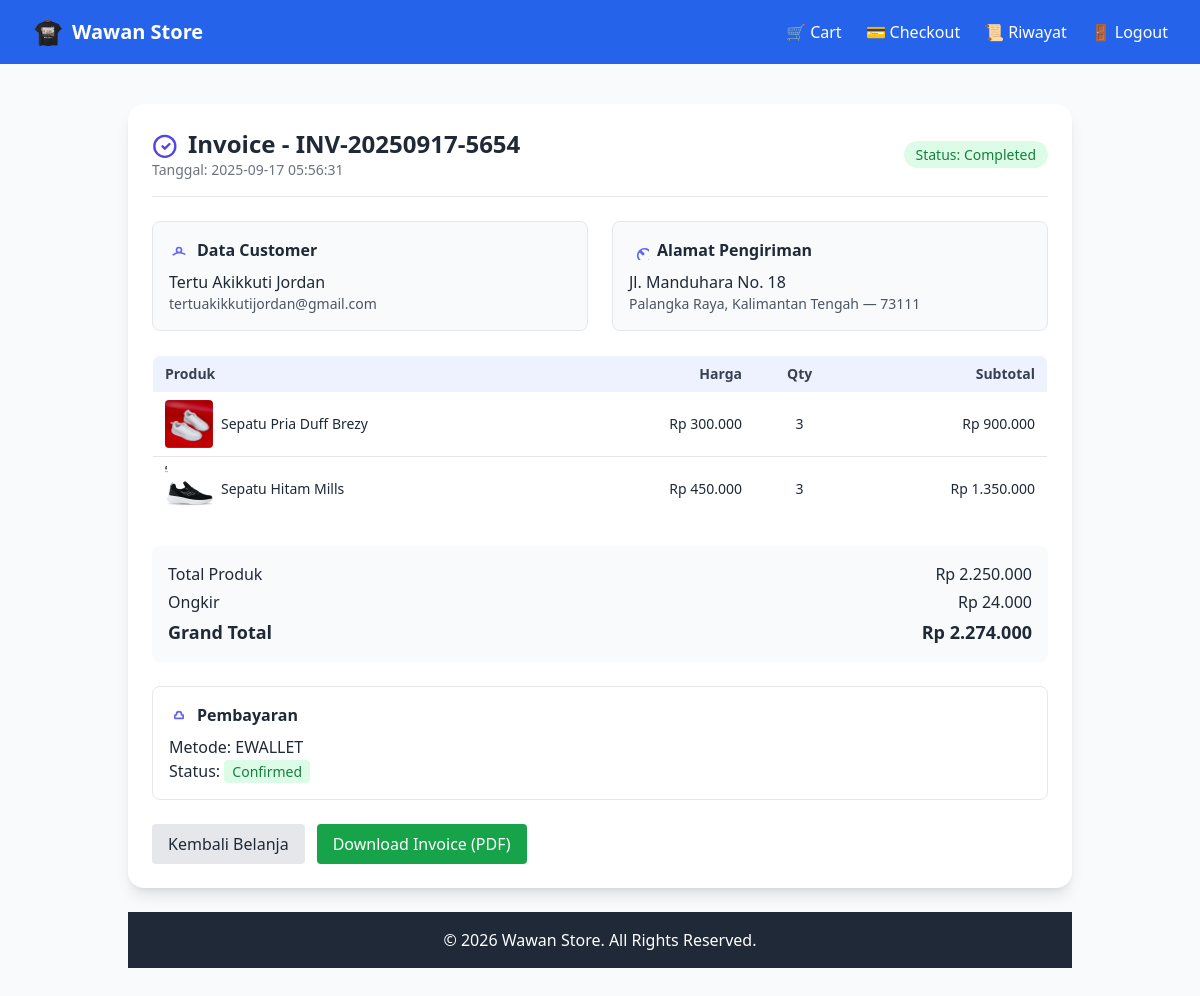
Page /customer/invoice.php?order_id=9 (signed in) on the committed database.
### tables this page shows
CREATE TABLE `orders` (
  `id` int(11) NOT NULL,
  `order_number` varchar(20) DEFAULT NULL,
  `user_id` int(11) NOT NULL,
  `address_id` int(11) NOT NULL,
  `total_amount` decimal(12,2) NOT NULL,
  `status` enum('pending','paid','shipped','completed','cancelled') DEFAULT 'pending',
  `created_at` timestamp NOT NULL DEFAULT current_timestamp()
);

CREATE TABLE `users` (
  `id` int(11) NOT NULL,
  `name` varchar(100) NOT NULL,
  `email` varchar(100) NOT NULL,
  `password` varchar(255) NOT NULL,
  `phone` varchar(20) DEFAULT NULL,
  `role` enum('admin','customer') DEFAULT 'customer',
  `created_at` timestamp NOT NULL DEFAULT current_timestamp()
);

CREATE TABLE `addresses` (
  `id` int(11) NOT NULL,
  `user_id` int(11) NOT NULL,
  `province_id` int(11) NOT NULL,
  `regency_id` int(11) NOT NULL,
  `detail` text DEFAULT NULL,
  `postal_code` varchar(10) DEFAULT NULL
);

CREATE TABLE `regencies` (
  `id` int(11) NOT NULL,
  `province_id` int(11) NOT NULL,
  `name` varchar(100) NOT NULL,
  `postal_code` varchar(10) DEFAULT NULL
);

CREATE TABLE `provinces` (
  `id` int(11) NOT NULL,
  `name` varchar(100) NOT NULL
);

CREATE TABLE `order_items` (
  `id` int(11) NOT NULL,
  `order_id` int(11) NOT NULL,
  `product_id` int(11) NOT NULL,
  `quantity` int(11) NOT NULL,
  `price` decimal(12,2) NOT NULL
);

CREATE TABLE `products` (
  `id` int(11) NOT NULL,
  `category_id` int(11) NOT NULL,
  `name` varchar(150) NOT NULL,
  `description` text DEFAULT NULL,
  `price` decimal(12,2) NOT NULL,
  `stock` int(11) DEFAULT 0,
  `image` varchar(255) DEFAULT NULL
);

CREATE TABLE `payments` (
  `id` int(11) NOT NULL,
  `order_id` int(11) NOT NULL,
  `method` enum('transfer','cod','ewallet') NOT NULL,
  `amount` decimal(12,2) NOT NULL,
  `status` enum('pending','confirmed','failed') DEFAULT 'pending',
  `paid_at` timestamp NULL DEFAULT NULL,
  `proof` varchar(255) DEFAULT NULL,
  `notes` text DEFAULT NULL,
  `created_at` timestamp NOT NULL DEFAULT current_timestamp()
);

### includes/functions.php (called while the page is built, shortened)
<?php
function e($string) {
    return htmlspecialchars($string, ENT_QUOTES, 'UTF-8');
}
function rupiah($angka) {
    return "Rp " . number_format($angka, 0, ',', '.');
}

### customer/invoice.php (the view, shortened to what this page needs)
<?php
include "../config/database.php";
include "../includes/functions.php";
include "../includes/header.php";
$order_id = isset($_GET['order_id']) ? (int)$_GET['order_id'] : 0;
$stmt = $conn->prepare("
  SELECT o.*, u.name AS user_name, u.email AS user_email,
         a.detail AS address_detail, a.postal_code,
         p.name AS province_name, r.name AS regency_name
  FROM orders o
  JOIN users u ON u.id = o.user_id
  JOIN addresses a ON a.id = o.address_id
  JOIN regencies r ON r.id = a.regency_id
  JOIN provinces p ON p.id = a.province_id
  WHERE o.id = ? LIMIT 1
");
$stmt->bind_param("i", $order_id);
$stmt->execute();
$order = $stmt->get_result()->fetch_assoc();
$itStmt = $conn->prepare("
  SELECT oi.*, pr.name, pr.image
  FROM order_items oi
  JOIN products pr ON pr.id = oi.product_id
  WHERE oi.order_id = ?
");
$itStmt->bind_param("i", $order_id);
$itStmt->execute();
$items = $itStmt->get_result();
$payStmt = $conn->prepare("SELECT * FROM payments WHERE order_id = ? LIMIT 1");
$payStmt->bind_param("i", $order_id);
$payStmt->execute();
$payment = $payStmt->get_result()->fetch_assoc();
?>
<div class="container mx-auto p-6 max-w-5xl">
  <div class="bg-white p-6 rounded-2xl shadow-lg">
    <div class="flex flex-col md:flex-row justify-between items-start md:items-center border-b pb-4 mb-6">
      <div>
        <h1 class="text-2xl font-bold flex items-center gap-2">
          <svg xmlns="http://www.w3.org/2000/svg" class="h-7 w-7 text-indigo-600" fill="none" viewBox="0 0 24 24" stroke="currentColor">
            <path stroke-linecap="round" stroke-linejoin="round" stroke-width="2" d="M9 14l2 2 4-4m5 2a9 9 0 11-18 0 9 9 0 0118 0z" />
          </svg>
          Invoice - <?= e($order['order_number'] ?? ('#'.$order['id'])) ?>
        </h1>
        <p class="text-sm text-gray-500">Tanggal: <?= e($order['created_at']) ?></p>
      </div>
      <div class="mt-3 md:mt-0">
        <span class="px-3 py-1 text-sm rounded-full
          <?= $order['status'] === 'pending' ? 'bg-yellow-100 text-yellow-700' : 'bg-green-100 text-green-700' ?>">
          Status: <?= ucfirst($order['status']) ?>
        </span>
      </div>
    </div>
    <div class="grid grid-cols-1 md:grid-cols-2 gap-6 mb-6">
      <div class="p-4 border rounded-lg bg-gray-50">
        <h3 class="font-semibold flex items-center gap-2 mb-2">
          <svg xmlns="http://www.w3.org/2000/svg" class="h-5 w-5 text-indigo-500" fill="none" viewBox="0 0 24 24" stroke="currentColor">
            <path stroke-linecap="round" stroke-linejoin="round" stroke-width="2" d="M5.121 17.804A13.937 13.937 0 0112 15c2.485 0 4.774.732 6.879 1.975M15 12a3 3 0 11-6 0 3 3 0 016 0z" />
          </svg>
          Data Customer
        </h3>
        <div><?= e($order['user_name']) ?></div>
        <div class="text-sm text-gray-600"><?= e($order['user_email']) ?></div>
      </div>
      <div class="p-4 border rounded-lg bg-gray-50">
        <h3 class="font-semibold flex items-center gap-2 mb-2">
          <svg xmlns="http://www.w3.org/2000/svg" class="h-5 w-5 text-indigo-500" fill="none" viewBox="0 0 24 24" stroke="currentColor">
            <path stroke-linecap="round" stroke-linejoin="round" stroke-width="2" d="M17.657 16.657L13.414 12.414A8 8 0 1112.414 13.414l4.243 4.243z" />
          </svg>
          Alamat Pengiriman
        </h3>
        <div><?= e($order['address_detail']) ?></div>
        <div class="text-sm text-gray-600"><?= e($order['regency_name']) ?>, <?= e($order['province_name']) ?> — <?= e($order['postal_code']) ?></div>
      </div>
    </div>
<div class="overflow-x-auto mb-6">
  <table class="min-w-full border text-sm rounded-lg overflow-hidden">
    <thead class="bg-indigo-50 text-gray-700">
      <tr>
        <th class="px-3 py-2 text-left">Produk</th>
        <th class="px-3 py-2 text-right">Harga</th>
        <th class="px-3 py-2 text-center">Qty</th>
        <th class="px-3 py-2 text-right">Subtotal</th>
      </tr>
    </thead>
    <tbody>
      <?php
      $total = 0;
      while ($it = $items->fetch_assoc()):
        $sub = $it['quantity'] * $it['price'];
        $total += $sub;
        $productImage = !empty($it['image'])
          ? "../assets/uploads/products/".e($it['image'])
          : "../assets/no-image.png";
      ?>
      <tr class="border-b">
        <td class="px-3 py-2 flex items-center gap-2">
          <img src="<?= $productImage ?>" alt="<?= e($it['name']) ?>" class="w-12 h-12 object-cover rounded">
          <span><?= e($it['name']) ?></span>
        </td>
        <td class="px-3 py-2 text-right"><?= rupiah($it['price']) ?></td>
        <td class="px-3 py-2 text-center"><?= (int)$it['quantity'] ?></td>
        <td class="px-3 py-2 text-right"><?= rupiah($sub) ?></td>
      </tr>
      <?php endwhile; ?>
    </tbody>
  </table>
</div>
    <div class="bg-gray-50 p-4 rounded-lg mb-6">
      <?php
        $grand = (float)$order['total_amount'];
        $shippingOnly = $grand - $total;
      ?>
      <div class="flex justify-between mb-1">
        <span>Total Produk</span>
        <span><?= rupiah($total) ?></span>
      </div>
      <div class="flex justify-between mb-1">
        <span>Ongkir</span>
        <span><?= rupiah($shippingOnly) ?></span>
      </div>
      <div class="flex justify-between font-bold text-lg">
        <span>Grand Total</span>
        <span><?= rupiah($grand) ?></span>
      </div>
    </div>
    <div class="p-4 border rounded-lg bg-white mb-6">
      <h3 class="font-semibold flex items-center gap-2 mb-2">
        <svg xmlns="http://www.w3.org/2000/svg" class="h-5 w-5 text-indigo-500" fill="none" viewBox="0 0 24 24" stroke="currentColor">
          <path stroke-linecap="round" stroke-linejoin="round" stroke-width="2" d="M12 8c-1.657 0-3 1.343-3 3v1H7v4h10v-4h-2v-1c0-1.657-1.343-3-3-3z" />
        </svg>
        Pembayaran
      </h3>
      <?php if ($payment): ?>
        <div>Metode: <span class="font-medium"><?= strtoupper($payment['method']) ?></span></div>
        <div>Status:
          <span class="px-2 py-0.5 rounded text-sm
            <?= $payment['status']==='pending' ? 'bg-yellow-100 text-yellow-700' : 'bg-green-100 text-green-700' ?>">
            <?= ucfirst($payment['status']) ?>
          </span>
        </div>
      <?php else: ?>
        <p class="text-gray-500">Belum ada data pembayaran.</p>
      <?php endif; ?>
    </div>
    <div class="flex flex-wrap gap-3">
  <a href="../index.php" class="px-4 py-2 bg-gray-200 rounded hover:bg-gray-300">Kembali Belanja</a>
  <a href="invoice_pdf.php?order_id=<?= $order['id'] ?>" target="_blank" class="px-4 py-2 bg-green-600 text-white rounded hover:bg-green-700">
    Download Invoice (PDF)
  </a>
</div>
<?php include "../includes/footer.php"; ?>

### rows in the picture
orders: order_number "INV-20250917-5654", created_at "2025-09-17 05:56:31", status "Completed", user.name "Tertu Akikkuti Jordan", user.email "tertuakikkutijordan@gmail.com", address.detail "Jl. Manduhara No. 18", regencies.name "Palangka Raya", provinces.name "Kalimantan Tengah", address.postal_code "73111", total_amount "Rp 24.000", total_amount "Rp 2.274.000"
order_items: product.image (picture), product.name "Sepatu Pria Duff Brezy", price "Rp 300.000", quantity "3", rupiah($sub) "Rp 900.000"
order_items: product.image (picture), product.name "Sepatu Hitam Mills", price "Rp 450.000", quantity "3", rupiah($sub) "Rp 1.350.000"
payments: method "EWALLET", status "Confirmed"

### other values in the picture
rupiah($total) "Rp 2.250.000"
